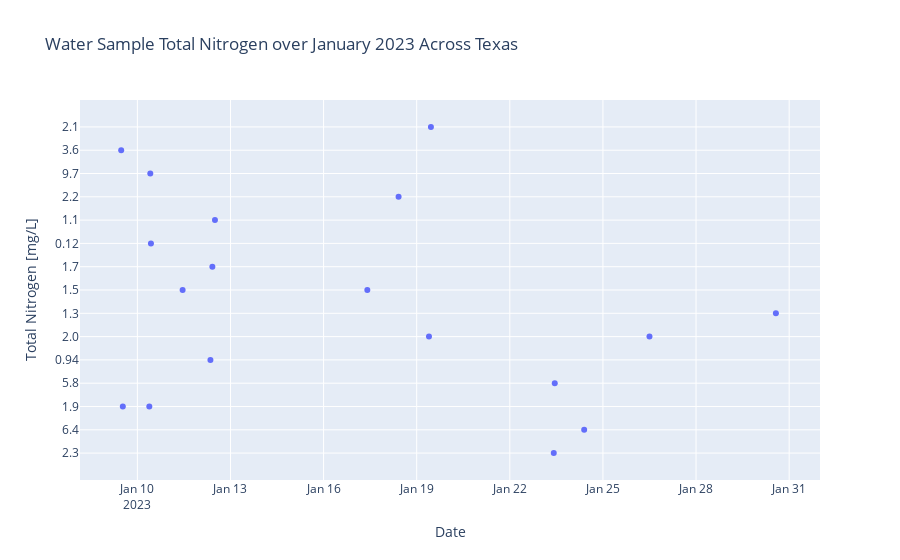

Notebook code cell kept with this figure:
### Code cell
fig.update_layout(
    title = 'Water Sample Total Nitrogen over January 2023 Across Texas'
)

fig.show()

### Figure 1 — Plotly figure (JSON) as saved in the notebook; plotly's stock layout.template omitted (floating-point values rounded to 4 significant figures)
{"data": [{"hovertemplate": "DateTime=%{x}<br>p00600=%{y}<extra></extra>", "legendgroup": "", "marker": {"color": "#636efa", "symbol": "circle"}, "mode": "markers", "name": "", "orientation": "v", "showlegend": false, "type": "scatter", "x": ["2023-01-23T10:00:00", "2023-01-24T09:30:00", "2023-01-10T09:15:00", "2023-01-23T10:45:00", "2023-01-12T08:30:00", "2023-01-09T12:00:00", "2023-01-09T12:45:00", "2023-01-26T11:30:00", "2023-01-26T12:00:00", "2023-01-30T13:45:00", "2023-01-10T11:30:00", "2023-01-09T10:30:00", "2023-01-30T17:00:00", "2023-01-30T13:00:00", "2023-01-17T09:50:00", "2023-01-12T10:00:00", "2023-01-10T10:00:00", "2023-01-10T10:30:00", "2023-01-12T12:00:00", "2023-01-18T10:00:00", "2023-01-10T10:00:00", null, null, null, null, null, null, null, null, null, null, null, null, null, "2023-01-14T19:12:00", "2023-01-17T13:30:00", "2023-01-17T13:37:00", "2023-01-17T13:44:00", "2023-01-17T13:45:00", "2023-01-17T13:52:00", "2023-01-17T14:00:00", "2023-01-24T15:50:00", "2023-01-24T15:55:00", "2023-01-24T16:00:00", "2023-01-24T16:01:00", "2023-01-24T16:05:00", "2023-01-24T16:10:00", "2023-01-09T11:30:00", "2023-01-11T11:00:00", "2023-01-19T09:30:00", "2023-01-10T10:20:00", "2023-01-19T11:00:00", "2023-01-09T11:50:00", "2023-01-11T11:40:00", null, "2023-01-30T12:30:00"], "xaxis": "x", "y": ["2.3", "6.4", "1.9", "5.8", "0.94", null, "1.9", null, "2.0", "1.3", null, null, null, null, "1.5", "1.7", null, "0.12", "1.1", "2.2", "9.7", null, null, null, null, null, null, null, null, null, null, null, null, null, null, null, null, null, null, null, null, null, null, null, null, null, null, "3.6", "1.5", "2.0", null, "2.1", null, null, null, null], "yaxis": "y"}], "layout": {"autosize": true, "dragmode": "pan", "legend": {"tracegroupgap": 0}, "title": {"text": "Water Sample Total Nitrogen over January 2023 Across Texas"}, "xaxis": {"anchor": "y", "autorange": false, "domain": [0, 1], "range": ["2023-01-08 03:39:00.716", "2023-01-31 23:50:59.284"], "showspikes": false, "title": {"text": "Date"}, "type": "date"}, "yaxis": {"anchor": "x", "autorange": false, "domain": [0, 1], "range": [-1.155, 15.16], "showspikes": false, "title": {"text": "Total Nitrogen [mg/L]"}, "type": "category"}}}
